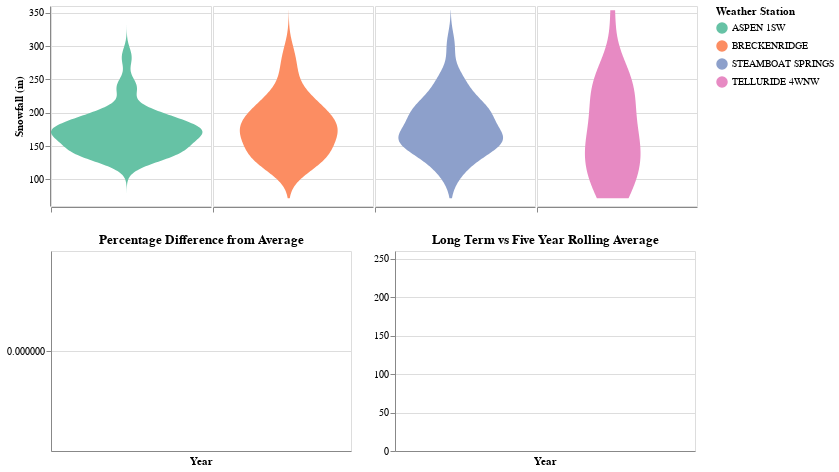

Here is the notebook cell this chart was saved with:
### Code cell
selection_ = alt.selection_point(
    fields=["station"],
    empty=False
)

color_ = alt.Color(
    "station:N",
    title="Weather Station",
    scale=alt.Scale(range=pastel2_plus)
)

raw_base = (
    alt.Chart(data_year)
    .encode(
        alt.X("year:O", title="Year"),
        alt.Y("snowfall:Q", title="Snowfall (in)")
    )
)

raw_point = raw_base.mark_point()
raw_line = raw_base.mark_line(interpolate="monotone")
raw = raw_point + raw_line

violin = (
    alt.Chart(data_year)
    .transform_density(
        "snowfall",
        as_=["snowfall", "density"],
        groupby=["station"]
    )
    .mark_area(orient="horizontal")
    .encode(
        x = alt.X("density:Q", stack="center", impute=None, title=None)
                .axis(labels=False, values=[0], grid=False, ticks=True),
        y = alt.Y("snowfall:Q", title="Snowfall (in)"),
        color = color_,
        column = alt.Column("station:N").spacing(0).header(labels=False, title=None)
    )
    .add_params(selection_)
    .properties(width = 160, height = 200)
)

diff_bar = (
    alt.Chart(data_year)
    .mark_bar()
    .encode(
        x = alt.X("year:O", title = "Year", axis=alt.Axis(
                labelAngle=0,
                values= tick_values
            )),
        y = alt.Y("diff_from_total", title=None),
        xOffset = "station:N",
        color = color_
    )
    .transform_filter(selection_)
    .properties(title="Percentage Difference from Average", width = 300, height = 200)
)

diff_line_base = (
    alt.Chart(data_year)
    .encode(
        x = alt.X("year:O", title="Year", axis=alt.Axis(
                labelAngle=0,
                values= tick_values
            )),
        color = color_
    )
    .transform_filter(selection_)
    .properties(width = 300, height = 200)
)
diff_line_total = diff_line_base.mark_line().encode(
    y = alt.Y("total_avg:Q", title=None, scale=alt.Scale(domain=[0, 250]))
).properties(title="Long Term vs Five Year Rolling Average")

diff_line_5_year = diff_line_base.mark_line(strokeDash=[2, 1], point=True).encode(
    y = alt.Y("five_year_avg:Q", title=None)
)

diff_line = alt.layer(diff_line_total, diff_line_5_year)
diff_line.properties(**chart_opts)

diff = alt.hconcat(diff_bar,diff_line)

alt.vconcat(violin, diff)

### Figure 1 — Vega-Lite specification as saved in the notebook (floating-point values rounded to 4 significant figures)
{"config": {"view": {"continuousWidth": 300, "continuousHeight": 300}}, "vconcat": [{"mark": {"type": "area", "orient": "horizontal"}, "encoding": {"color": {"field": "station", "scale": {"range": ["#66C2A5", "#FC8D62", "#8DA0CB", "#E78AC3", "#A6D854", "#FFD92F", "#E5C494", "#B3B3B3"]}, "title": "Weather Station", "type": "nominal"}, "column": {"field": "station", "header": {"labels": false, "title": null}, "spacing": 0, "type": "nominal"}, "x": {"axis": {"labels": false, "values": [0], "grid": false, "ticks": true}, "field": "density", "impute": null, "stack": "center", "title": null, "type": "quantitative"}, "y": {"field": "snowfall", "title": "Snowfall (in)", "type": "quantitative"}}, "height": 200, "name": "view_11", "transform": [{"density": "snowfall", "groupby": ["station"], "as": ["snowfall", "density"]}], "width": 160}, {"hconcat": [{"mark": {"type": "bar"}, "encoding": {"color": {"field": "station", "scale": {"range": ["#66C2A5", "#FC8D62", "#8DA0CB", "#E78AC3", "#A6D854", "#FFD92F", "#E5C494", "#B3B3B3"]}, "title": "Weather Station", "type": "nominal"}, "x": {"axis": {"labelAngle": 0, "values": [1980, 1985, 1990, 1995, 2000, 2005, 2010, 2015, 2020]}, "field": "year", "title": "Year", "type": "ordinal"}, "xOffset": {"field": "station", "type": "nominal"}, "y": {"field": "diff_from_total", "title": null, "type": "quantitative"}}, "height": 200, "title": "Percentage Difference from Average", "transform": [{"filter": {"param": "param_12", "empty": false}}], "width": 300}, {"layer": [{"mark": {"type": "line"}, "encoding": {"color": {"field": "station", "scale": {"range": ["#66C2A5", "#FC8D62", "#8DA0CB", "#E78AC3", "#A6D854", "#FFD92F", "#E5C494", "#B3B3B3"]}, "title": "Weather Station", "type": "nominal"}, "x": {"axis": {"labelAngle": 0, "values": [1980, 1985, 1990, 1995, 2000, 2005, 2010, 2015, 2020]}, "field": "year", "title": "Year", "type": "ordinal"}, "y": {"field": "total_avg", "scale": {"domain": [0, 250]}, "title": null, "type": "quantitative"}}, "title": "Long Term vs Five Year Rolling Average", "transform": [{"filter": {"param": "param_12", "empty": false}}]}, {"mark": {"type": "line", "point": true, "strokeDash": [2, 1]}, "encoding": {"color": {"field": "station", "scale": {"range": ["#66C2A5", "#FC8D62", "#8DA0CB", "#E78AC3", "#A6D854", "#FFD92F", "#E5C494", "#B3B3B3"]}, "title": "Weather Station", "type": "nominal"}, "x": {"axis": {"labelAngle": 0, "values": [1980, 1985, 1990, 1995, 2000, 2005, 2010, 2015, 2020]}, "field": "year", "title": "Year", "type": "ordinal"}, "y": {"field": "five_year_avg", "title": null, "type": "quantitative"}}, "transform": [{"filter": {"param": "param_12", "empty": false}}]}], "height": 200, "width": 300}]}], "data": {"name": "data-592d6de7618f36df6d60453ecb55714a"}, "params": [{"name": "param_12", "select": {"type": "point", "fields": ["station"]}, "views": ["view_11"]}], "$schema": "https://vega.github.io/schema/vega-lite/v5.20.1.json", "datasets": {"data-592d6de7618f36df6d60453ecb55714a": [{"station": "ASPEN 1SW", "year": 1981, "snowfall": 168.3, "five_year_avg": null, "total_avg": 173.1, "diff_from_five": null, "diff_from_total": -2.764}, {"station": "ASPEN 1SW", "year": 1982, "snowfall": 175.8, "five_year_avg": null, "total_avg": 173.1, "diff_from_five": null, "diff_from_total": 1.569}, {"station": "ASPEN 1SW", "year": 1983, "snowfall": 283.1, "five_year_avg": null, "total_avg": 173.1, "diff_from_five": null, "diff_from_total": 63.56}, {"station": "ASPEN 1SW", "year": 1984, "snowfall": 239.5, "five_year_avg": null, "total_avg": 173.1, "diff_from_five": null, "diff_from_total": 38.37}, {"station": "ASPEN 1SW", "year": 1985, "snowfall": 185.9, "five_year_avg": 210.5, "total_avg": 173.1, "diff_from_five": -11.69, "diff_from_total": 7.404}, {"station": "ASPEN 1SW", "year": 1987, "snowfall": 136.3, "five_year_avg": 204.1, "total_avg": 173.1, "diff_from_five": -33.23, "diff_from_total": -21.25}, {"station": "ASPEN 1SW", "year": 1988, "snowfall": 149.6, "five_year_avg": 198.9, "total_avg": 173.1, "diff_from_five": -24.78, "diff_from_total": -13.57}, {"station": "ASPEN 1SW", "year": 1989, "snowfall": 163.6, "five_year_avg": 175.0, "total_avg": 173.1, "diff_from_five": -6.504, "diff_from_total": -5.48}, {"station": "ASPEN 1SW", "year": 1990, "snowfall": 158.2, "five_year_avg": 158.7, "total_avg": 173.1, "diff_from_five": -0.3276, "diff_from_total": -8.6}, {"station": "ASPEN 1SW", "year": 1991, "snowfall": 176.8, "five_year_avg": 156.9, "total_avg": 173.1, "diff_from_five": 12.68, "diff_from_total": 2.146}, {"station": "ASPEN 1SW", "year": 1992, "snowfall": 150.0, "five_year_avg": 159.6, "total_avg": 173.1, "diff_from_five": -6.039, "diff_from_total": -13.34}, {"station": "ASPEN 1SW", "year": 1997, "snowfall": 177.8, "five_year_avg": 165.3, "total_avg": 173.1, "diff_from_five": 7.575, "diff_from_total": 2.724}, {"station": "ASPEN 1SW", "year": 1999, "snowfall": 137.5, "five_year_avg": 160.1, "total_avg": 173.1, "diff_from_five": -14.09, "diff_from_total": -20.56}, {"station": "ASPEN 1SW", "year": 2000, "snowfall": 140.0, "five_year_avg": 156.4, "total_avg": 173.1, "diff_from_five": -10.5, "diff_from_total": -19.11}, {"station": "ASPEN 1SW", "year": 2002, "snowfall": 132.6, "five_year_avg": 147.6, "total_avg": 173.1, "diff_from_five": -10.15, "diff_from_total": -23.39}, {"station": "ASPEN 1SW", "year": 2003, "snowfall": 164.1, "five_year_avg": 150.4, "total_avg": 173.1, "diff_from_five": 9.109, "diff_from_total": -5.191}, {"station": "ASPEN 1SW", "year": 2004, "snowfall": 138.6, "five_year_avg": 142.6, "total_avg": 173.1, "diff_from_five": -2.778, "diff_from_total": -19.92}, {"station": "ASPEN 1SW", "year": 2005, "snowfall": 173.5, "five_year_avg": 149.8, "total_avg": 173.1, "diff_from_five": 15.85, "diff_from_total": 0.2399}, {"station": "ASPEN 1SW", "year": 2006, "snowfall": 154.5, "five_year_avg": 152.7, "total_avg": 173.1, "diff_from_five": 1.205, "diff_from_total": -10.74}, {"station": "ASPEN 1SW", "year": 2007, "snowfall": 173.3, "five_year_avg": 160.8, "total_avg": 173.1, "diff_from_five": 7.774, "diff_from_total": 0.1243}, {"station": "ASPEN 1SW", "year": 2010, "snowfall": 180.6, "five_year_avg": 164.1, "total_avg": 173.1, "diff_from_five": 10.05, "diff_from_total": 4.342}, {"station": "ASPEN 1SW", "year": 2011, "snowfall": 198.3, "five_year_avg": 176.0, "total_avg": 173.1, "diff_from_five": 12.64, "diff_from_total": 14.57}, {"station": "ASPEN 1SW", "year": 2013, "snowfall": 190.7, "five_year_avg": 179.5, "total_avg": 173.1, "diff_from_five": 6.251, "diff_from_total": 10.18}, {"station": "ASPEN 1SW", "year": 2014, "snowfall": 203.2, "five_year_avg": 189.2, "total_avg": 173.1, "diff_from_five": 7.388, "diff_from_total": 17.4}, {"station": "ASPEN 1SW", "year": 2015, "snowfall": 129.3, "five_year_avg": 180.4, "total_avg": 173.1, "diff_from_five": -28.33, "diff_from_total": -25.3}, {"station": "ASPEN 1SW", "year": 2016, "snowfall": 172.4, "five_year_avg": 178.8, "total_avg": 173.1, "diff_from_five": -3.569, "diff_from_total": -0.3957}, {"station": "ASPEN 1SW", "year": 2017, "snowfall": 139.8, "five_year_avg": 167.1, "total_avg": 173.1, "diff_from_five": -16.33, "diff_from_total": -19.23}, {"station": "ASPEN 1SW", "year": 2018, "snowfall": 149.9, "five_year_avg": 158.9, "total_avg": 173.1, "diff_from_five": -5.676, "diff_from_total": -13.4}, {"station": "ASPEN 1SW", "year": 2019, "snowfall": 237.1, "five_year_avg": 165.7, "total_avg": 173.1, "diff_from_five": 43.09, "diff_from_total": 36.98}, {"station": "ASPEN 1SW", "year": 2020, "snowfall": 170.6, "five_year_avg": 174.0, "total_avg": 173.1, "diff_from_five": -1.931, "diff_from_total": -1.436}, {"station": "ASPEN 1SW", "year": 2021, "snowfall": 172.4, "five_year_avg": 174.0, "total_avg": 173.1, "diff_from_five": -0.8968, "diff_from_total": -0.3957}, {"station": "ASPEN 1SW", "year": 2022, "snowfall": 192.1, "five_year_avg": 184.4, "total_avg": 173.1, "diff_from_five": 4.164, "diff_from_total": 10.99}, {"station": "ASPEN 1SW", "year": 2024, "snowfall": 196.4, "five_year_avg": 193.7, "total_avg": 173.1, "diff_from_five": 1.383, "diff_from_total": 13.47}, {"station": "BRECKENRIDGE", "year": 1980, "snowfall": 165.4, "five_year_avg": null, "total_avg": 178.6, "diff_from_five": null, "diff_from_total": -7.396}, {"station": "BRECKENRIDGE", "year": 1982, "snowfall": 127.2, "five_year_avg": null, "total_avg": 178.6, "diff_from_five": null, "diff_from_total": -28.78}, {"station": "BRECKENRIDGE", "year": 1983, "snowfall": 288.4, "five_year_avg": null, "total_avg": 178.6, "diff_from_five": null, "diff_from_total": 61.47}, {"station": "BRECKENRIDGE", "year": 1988, "snowfall": 140.9, "five_year_avg": null, "total_avg": 178.6, "diff_from_five": null, "diff_from_total": -21.11}, {"station": "BRECKENRIDGE", "year": 1990, "snowfall": 131.6, "five_year_avg": 170.7, "total_avg": 178.6, "diff_from_five": -22.91, "diff_from_total": -26.32}, {"station": "BRECKENRIDGE", "year": 1991, "snowfall": 162.6, "five_year_avg": 170.1, "total_avg": 178.6, "diff_from_five": -4.432, "diff_from_total": -8.963}, {"station": "BRECKENRIDGE", "year": 1992, "snowfall": 130.3, "five_year_avg": 170.8, "total_avg": 178.6, "diff_from_five": -23.69, "diff_from_total": -27.05}, {"station": "BRECKENRIDGE", "year": 1993, "snowfall": 213.4, "five_year_avg": 155.8, "total_avg": 178.6, "diff_from_five": 37.01, "diff_from_total": 19.48}, {"station": "BRECKENRIDGE", "year": 1994, "snowfall": 141.8, "five_year_avg": 155.9, "total_avg": 178.6, "diff_from_five": -9.068, "diff_from_total": -20.61}, {"station": "BRECKENRIDGE", "year": 1995, "snowfall": 248.4, "five_year_avg": 179.3, "total_avg": 178.6, "diff_from_five": 38.54, "diff_from_total": 39.07}, {"station": "BRECKENRIDGE", "year": 1997, "snowfall": 176.7, "five_year_avg": 182.1, "total_avg": 178.6, "diff_from_five": -2.976, "diff_from_total": -1.069}, {"station": "BRECKENRIDGE", "year": 1999, "snowfall": 180.0, "five_year_avg": 192.1, "total_avg": 178.6, "diff_from_five": -6.279, "diff_from_total": 0.7787}, {"station": "BRECKENRIDGE", "year": 2000, "snowfall": 187.5, "five_year_avg": 186.9, "total_avg": 178.6, "diff_from_five": 0.3318, "diff_from_total": 4.978}, {"station": "BRECKENRIDGE", "year": 2001, "snowfall": 147.5, "five_year_avg": 188.0, "total_avg": 178.6, "diff_from_five": -21.55, "diff_from_total": -17.42}, {"station": "BRECKENRIDGE", "year": 2002, "snowfall": 128.5, "five_year_avg": 164.0, "total_avg": 178.6, "diff_from_five": -21.67, "diff_from_total": -28.06}, {"station": "BRECKENRIDGE", "year": 2003, "snowfall": 174.5, "five_year_avg": 163.6, "total_avg": 178.6, "diff_from_five": 6.663, "diff_from_total": -2.301}, {"station": "BRECKENRIDGE", "year": 2004, "snowfall": 124.5, "five_year_avg": 152.5, "total_avg": 178.6, "diff_from_five": -18.36, "diff_from_total": -30.29}, {"station": "BRECKENRIDGE", "year": 2005, "snowfall": 211.9, "five_year_avg": 157.4, "total_avg": 178.6, "diff_from_five": 34.64, "diff_from_total": 18.64}, {"station": "BRECKENRIDGE", "year": 2006, "snowfall": 197.9, "five_year_avg": 167.5, "total_avg": 178.6, "diff_from_five": 18.18, "diff_from_total": 10.8}, {"station": "BRECKENRIDGE", "year": 2007, "snowfall": 198.6, "five_year_avg": 181.5, "total_avg": 178.6, "diff_from_five": 9.434, "diff_from_total": 11.19}, {"station": "BRECKENRIDGE", "year": 2010, "snowfall": 165.1, "five_year_avg": 179.6, "total_avg": 178.6, "diff_from_five": -8.073, "diff_from_total": -7.563}, {"station": "BRECKENRIDGE", "year": 2011, "snowfall": 177.5, "five_year_avg": 190.2, "total_avg": 178.6, "diff_from_five": -6.677, "diff_from_total": -0.621}, {"station": "BRECKENRIDGE", "year": 2012, "snowfall": 120.6, "five_year_avg": 171.9, "total_avg": 178.6, "diff_from_five": -29.86, "diff_from_total": -32.48}, {"station": "BRECKENRIDGE", "year": 2013, "snowfall": 207.9, "five_year_avg": 173.9, "total_avg": 178.6, "diff_from_five": 19.52, "diff_from_total": 16.4}, {"station": "BRECKENRIDGE", "year": 2014, "snowfall": 271.3, "five_year_avg": 188.5, "total_avg": 178.6, "diff_from_five": 43.94, "diff_from_total": 51.9}, {"station": "BRECKENRIDGE", "year": 2015, "snowfall": 170.8, "five_year_avg": 189.6, "total_avg": 178.6, "diff_from_five": -9.925, "diff_from_total": -4.372}, {"station": "BRECKENRIDGE", "year": 2016, "snowfall": 176.2, "five_year_avg": 189.4, "total_avg": 178.6, "diff_from_five": -6.95, "diff_from_total": -1.349}, {"station": "BRECKENRIDGE", "year": 2018, "snowfall": 184.4, "five_year_avg": 202.1, "total_avg": 178.6, "diff_from_five": -8.767, "diff_from_total": 3.242}, {"station": "BRECKENRIDGE", "year": 2019, "snowfall": 215.6, "five_year_avg": 203.7, "total_avg": 178.6, "diff_from_five": 5.863, "diff_from_total": 20.71}, {"station": "BRECKENRIDGE", "year": 2020, "snowfall": 202.0, "five_year_avg": 189.8, "total_avg": 178.6, "diff_from_five": 6.428, "diff_from_total": 13.1}, {"station": "BRECKENRIDGE", "year": 2021, "snowfall": 159.7, "five_year_avg": 187.6, "total_avg": 178.6, "diff_from_five": -14.86, "diff_from_total": -10.59}, {"station": "BRECKENRIDGE", "year": 2023, "snowfall": 132.8, "five_year_avg": 178.9, "total_avg": 178.6, "diff_from_five": -25.77, "diff_from_total": -25.65}, {"station": "BRECKENRIDGE", "year": 2024, "snowfall": 232.6, "five_year_avg": 188.5, "total_avg": 178.6, "diff_from_five": 23.37, "diff_from_total": 30.23}, {"station": "STEAMBOAT SPRINGS", "year": 1980, "snowfall": 161.5, "five_year_avg": null, "total_avg": 181.6, "diff_from_five": null, "diff_from_total": -11.08}, {"station": "STEAMBOAT SPRINGS", "year": 1981, "snowfall": 157.5, "five_year_avg": null, "total_avg": 181.6, "diff_from_five": null, "diff_from_total": -13.28}, {"station": "STEAMBOAT SPRINGS", "year": 1983, "snowfall": 251.0, "five_year_avg": null, "total_avg": 181.6, "diff_from_five": null, "diff_from_total": 38.19}, {"station": "STEAMBOAT SPRINGS", "year": 1984, "snowfall": 160.5, "five_year_avg": null, "total_avg": 181.6, "diff_from_five": null, "diff_from_total": -11.63}, {"station": "STEAMBOAT SPRINGS", "year": 1988, "snowfall": 196.9, "five_year_avg": 185.5, "total_avg": 181.6, "diff_from_five": 6.157, "diff_from_total": 8.408}, {"station": "STEAMBOAT SPRINGS", "year": 1991, "snowfall": 163.2, "five_year_avg": 185.8, "total_avg": 181.6, "diff_from_five": -12.17, "diff_from_total": -10.15}, {"station": "STEAMBOAT SPRINGS", "year": 1994, "snowfall": 129.4, "five_year_avg": 180.2, "total_avg": 181.6, "diff_from_five": -28.19, "diff_from_total": -28.76}, {"station": "STEAMBOAT SPRINGS", "year": 1995, "snowfall": 146.8, "five_year_avg": 159.4, "total_avg": 181.6, "diff_from_five": -7.882, "diff_from_total": -19.18}, {"station": "STEAMBOAT SPRINGS", "year": 1996, "snowfall": 301.6, "five_year_avg": 187.6, "total_avg": 181.6, "diff_from_five": 60.78, "diff_from_total": 66.05}, {"station": "STEAMBOAT SPRINGS", "year": 1997, "snowfall": 159.8, "five_year_avg": 180.2, "total_avg": 181.6, "diff_from_five": -11.3, "diff_from_total": -12.02}, {"station": "STEAMBOAT SPRINGS", "year": 1999, "snowfall": 121.9, "five_year_avg": 171.9, "total_avg": 181.6, "diff_from_five": -29.09, "diff_from_total": -32.89}, {"station": "STEAMBOAT SPRINGS", "year": 2000, "snowfall": 142.9, "five_year_avg": 174.6, "total_avg": 181.6, "diff_from_five": -18.16, "diff_from_total": -21.32}, {"station": "STEAMBOAT SPRINGS", "year": 2002, "snowfall": 103.7, "five_year_avg": 166.0, "total_avg": 181.6, "diff_from_five": -37.52, "diff_from_total": -42.91}, {"station": "STEAMBOAT SPRINGS", "year": 2003, "snowfall": 169.1, "five_year_avg": 139.5, "total_avg": 181.6, "diff_from_five": 21.24, "diff_from_total": -6.898}, {"station": "STEAMBOAT SPRINGS", "year": 2006, "snowfall": 152.8, "five_year_avg": 138.1, "total_avg": 181.6, "diff_from_five": 10.66, "diff_from_total": -15.87}, {"station": "STEAMBOAT SPRINGS", "year": 2007, "snowfall": 160.0, "five_year_avg": 145.7, "total_avg": 181.6, "diff_from_five": 9.815, "diff_from_total": -11.91}, {"station": "STEAMBOAT SPRINGS", "year": 2008, "snowfall": 253.7, "five_year_avg": 167.9, "total_avg": 181.6, "diff_from_five": 51.14, "diff_from_total": 39.68}, {"station": "STEAMBOAT SPRINGS", "year": 2009, "snowfall": 205.3, "five_year_avg": 188.2, "total_avg": 181.6, "diff_from_five": 9.098, "diff_from_total": 13.03}, {"station": "STEAMBOAT SPRINGS", "year": 2010, "snowfall": 208.7, "five_year_avg": 196.1, "total_avg": 181.6, "diff_from_five": 6.425, "diff_from_total": 14.9}, {"station": "STEAMBOAT SPRINGS", "year": 2011, "snowfall": 189.2, "five_year_avg": 203.4, "total_avg": 181.6, "diff_from_five": -6.972, "diff_from_total": 4.168}, {"station": "STEAMBOAT SPRINGS", "year": 2013, "snowfall": 208.9, "five_year_avg": 213.2, "total_avg": 181.6, "diff_from_five": -1.998, "diff_from_total": 15.01}, {"station": "STEAMBOAT SPRINGS", "year": 2014, "snowfall": 182.7, "five_year_avg": 199.0, "total_avg": 181.6, "diff_from_five": -8.172, "diff_from_total": 0.5896}, {"station": "STEAMBOAT SPRINGS", "year": 2015, "snowfall": 158.7, "five_year_avg": 189.6, "total_avg": 181.6, "diff_from_five": -16.32, "diff_from_total": -12.62}, {"station": "STEAMBOAT SPRINGS", "year": 2016, "snowfall": 201.9, "five_year_avg": 188.3, "total_avg": 181.6, "diff_from_five": 7.234, "diff_from_total": 11.16}, {"station": "STEAMBOAT SPRINGS", "year": 2018, "snowfall": 157.5, "five_year_avg": 181.9, "total_avg": 181.6, "diff_from_five": -13.43, "diff_from_total": -13.28}, {"station": "STEAMBOAT SPRINGS", "year": 2019, "snowfall": 235.1, "five_year_avg": 187.2, "total_avg": 181.6, "diff_from_five": 25.6, "diff_from_total": 29.44}, {"station": "STEAMBOAT SPRINGS", "year": 2020, "snowfall": 185.4, "five_year_avg": 187.7, "total_avg": 181.6, "diff_from_five": -1.236, "diff_from_total": 2.076}, {"station": "STEAMBOAT SPRINGS", "year": 2021, "snowfall": 128.6, "five_year_avg": 181.7, "total_avg": 181.6, "diff_from_five": -29.22, "diff_from_total": -29.2}, {"station": "STEAMBOAT SPRINGS", "year": 2022, "snowfall": 195.9, "five_year_avg": 180.5, "total_avg": 181.6, "diff_from_five": 8.532, "diff_from_total": 7.857}, {"station": "STEAMBOAT SPRINGS", "year": 2023, "snowfall": 212.5, "five_year_avg": 191.5, "total_avg": 181.6, "diff_from_five": 10.97, "diff_from_total": 17.0}, {"station": "STEAMBOAT SPRINGS", "year": 2024, "snowfall": 227.8, "five_year_avg": 190.0, "total_avg": 181.6, "diff_from_five": 19.87, "diff_from_total": 25.42}, {"station": "TELLURIDE 4WNW", "year": 1980, "snowfall": 257.5, "five_year_avg": null, "total_avg": 172.4, "diff_from_five": null, "diff_from_total": 49.37}, {"station": "TELLURIDE 4WNW", "year": 1981, "snowfall": 183.0, "five_year_avg": null, "total_avg": 172.4, "diff_from_five": null, "diff_from_total": 6.157}, {"station": "TELLURIDE 4WNW", "year": 1982, "snowfall": 252.3, "five_year_avg": null, "total_avg": 172.4, "diff_from_five": null, "diff_from_total": 46.36}, {"station": "TELLURIDE 4WNW", "year": 1983, "snowfall": 353.5, "five_year_avg": null, "total_avg": 172.4, "diff_from_five": null, "diff_from_total": 105.1}, {"station": "TELLURIDE 4WNW", "year": 1984, "snowfall": 246.0, "five_year_avg": 258.5, "total_avg": 172.4, "diff_from_five": -4.821, "diff_from_total": 42.7}, {"station": "TELLURIDE 4WNW", "year": 1985, "snowfall": 226.0, "five_year_avg": 252.2, "total_avg": 172.4, "diff_from_five": -10.37, "diff_from_total": 31.1}, {"station": "TELLURIDE 4WNW", "year": 1986, "snowfall": 203.5, "five_year_avg": 256.3, "total_avg": 172.4, "diff_from_five": -20.59, "diff_from_total": 18.05}, {"station": "TELLURIDE 4WNW", "year": 1987, "snowfall": 218.5, "five_year_avg": 249.5, "total_avg": 172.4, "diff_from_five": -12.42, "diff_from_total": 26.75}, {"station": "TELLURIDE 4WNW", "year": 1988, "snowfall": 214.0, "five_year_avg": 221.6, "total_avg": 172.4, "diff_from_five": -3.43, "diff_from_total": 24.14}, {"station": "TELLURIDE 4WNW", "year": 1989, "snowfall": 138.0, "five_year_avg": 200.0, "total_avg": 172.4, "diff_from_five": -31.0, "diff_from_total": -19.95}, {"station": "TELLURIDE 4WNW", "year": 1990, "snowfall": 228.5, "five_year_avg": 200.5, "total_avg": 172.4, "diff_from_five": 13.97, "diff_from_total": 32.55}, {"station": "TELLURIDE 4WNW", "year": 1991, "snowfall": 260.0, "five_year_avg": 211.8, "total_avg": 172.4, "diff_from_five": 22.76, "diff_from_total": 50.82}, {"station": "TELLURIDE 4WNW", "year": 1992, "snowfall": 200.0, "five_year_avg": 208.1, "total_avg": 172.4, "diff_from_five": -3.892, "diff_from_total": 16.02}, {"station": "TELLURIDE 4WNW", "year": 1993, "snowfall": 260.2, "five_year_avg": 217.3, "total_avg": 172.4, "diff_from_five": 19.72, "diff_from_total": 50.94}, {"station": "TELLURIDE 4WNW", "year": 1994, "snowfall": 141.4, "five_year_avg": 218.0, "total_avg": 172.4, "diff_from_five": -35.14, "diff_from_total": -17.98}, {"station": "TELLURIDE 4WNW", "year": 1995, "snowfall": 147.4, "five_year_avg": 201.8, "total_avg": 172.4, "diff_from_five": -26.96, "diff_from_total": -14.49}, {"station": "TELLURIDE 4WNW", "year": 1996, "snowfall": 163.8, "five_year_avg": 182.6, "total_avg": 172.4, "diff_from_five": -10.28, "diff_from_total": -4.981}, {"station": "TELLURIDE 4WNW", "year": 1998, "snowfall": 158.2, "five_year_avg": 174.2, "total_avg": 172.4, "diff_from_five": -9.185, "diff_from_total": -8.23}, {"station": "TELLURIDE 4WNW", "year": 2001, "snowfall": 153.0, "five_year_avg": 152.8, "total_avg": 172.4, "diff_from_five": 0.1571, "diff_from_total": -11.25}, {"station": "TELLURIDE 4WNW", "year": 2002, "snowfall": 71.5, "five_year_avg": 138.8, "total_avg": 172.4, "diff_from_five": -48.48, "diff_from_total": -58.52}, {"station": "TELLURIDE 4WNW", "year": 2003, "snowfall": 109.0, "five_year_avg": 131.1, "total_avg": 172.4, "diff_from_five": -16.86, "diff_from_total": -36.77}, {"station": "TELLURIDE 4WNW", "year": 2005, "snowfall": 105.3, "five_year_avg": 119.4, "total_avg": 172.4, "diff_from_five": -11.81, "diff_from_total": -38.92}, {"station": "TELLURIDE 4WNW", "year": 2006, "snowfall": 118.0, "five_year_avg": 111.4, "total_avg": 172.4, "diff_from_five": 5.963, "diff_from_total": -31.55}, {"station": "TELLURIDE 4WNW", "year": 2007, "snowfall": 117.6, "five_year_avg": 104.3, "total_avg": 172.4, "diff_from_five": 12.77, "diff_from_total": -31.78}, {"station": "TELLURIDE 4WNW", "year": 2014, "snowfall": 101.0, "five_year_avg": 110.2, "total_avg": 172.4, "diff_from_five": -8.332, "diff_from_total": -41.41}, {"station": "TELLURIDE 4WNW", "year": 2018, "snowfall": 77.2, "five_year_avg": 103.8, "total_avg": 172.4, "diff_from_five": -25.64, "diff_from_total": -55.22}, {"station": "TELLURIDE 4WNW", "year": 2019, "snowfall": 156.4, "five_year_avg": 114.0, "total_avg": 172.4, "diff_from_five": 37.14, "diff_from_total": -9.274}, {"station": "TELLURIDE 4WNW", "year": 2021, "snowfall": 76.3, "five_year_avg": 105.7, "total_avg": 172.4, "diff_from_five": -27.81, "diff_from_total": -55.74}, {"station": "TELLURIDE 4WNW", "year": 2023, "snowfall": 145.8, "five_year_avg": 111.3, "total_avg": 172.4, "diff_from_five": 30.95, "diff_from_total": -15.42}, {"station": "TELLURIDE 4WNW", "year": 2024, "snowfall": 88.7, "five_year_avg": 108.9, "total_avg": 172.4, "diff_from_five": -18.53, "diff_from_total": -48.55}]}}
